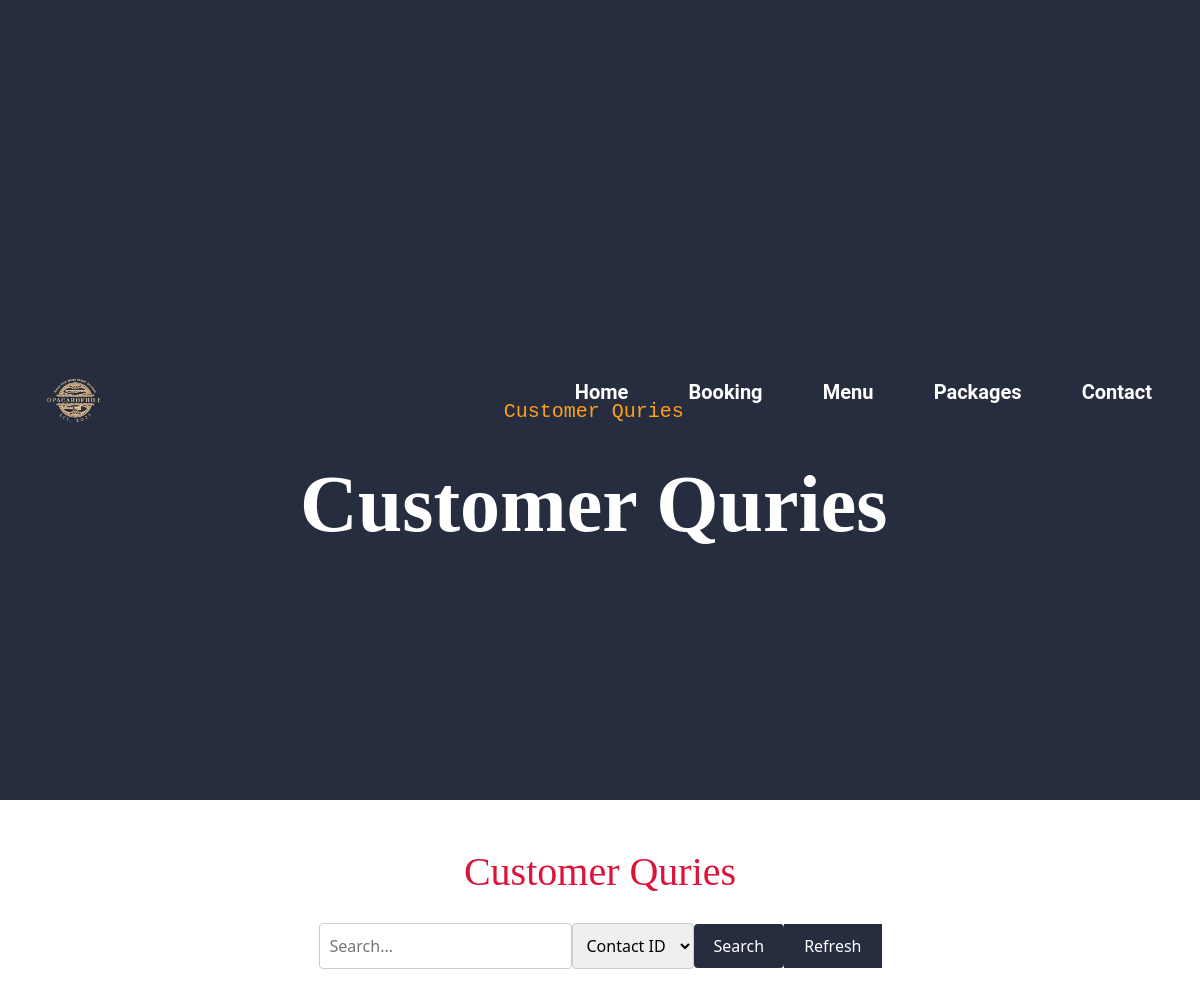
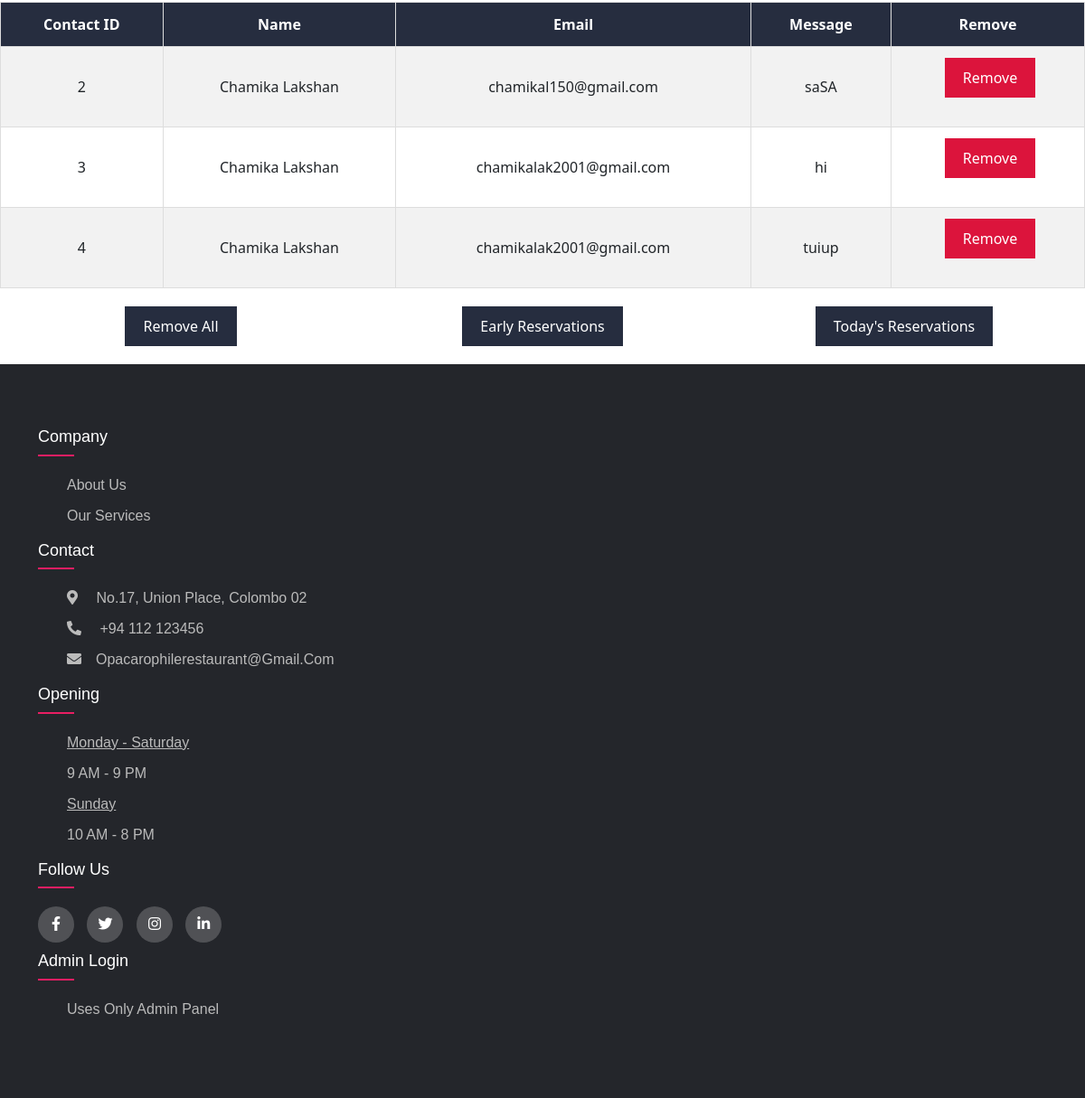
Screenshot of /contact_fetch.php with the database file from the repository (2 pictures, top to bottom).
### tables this page shows
CREATE TABLE `submissions` (
  `contact_id` int(11) NOT NULL,
  `name` varchar(255) NOT NULL,
  `email` varchar(255) NOT NULL,
  `message` text NOT NULL,
  `created_at` timestamp NOT NULL DEFAULT current_timestamp()
);

### contact_fetch.php (the view, shortened to what this page needs)
<?php
$servername = "localhost";
$username = "root";
$password = "";
$dbname = "book";
$conn = new mysqli($servername, $username, $password, $dbname);
$sql = "SELECT * FROM submissions";
$result = $conn->query($sql);
$searchResults = array();
?>
<!DOCTYPE html>
<html lang="en">
<head>
    <link rel="stylesheet" href="css/today.css">
    <link rel="stylesheet" href="https://stackpath.bootstrapcdn.com/bootstrap/5.3.0/css/bootstrap.min.css">
    <link rel="stylesheet" type="text/css" href="https://cdnjs.cloudflare.com/ajax/libs/font-awesome/5.15.1/css/all.min.css">
</head>
<body>
    <div class="wrappers">
        <div class="main-container">
            <div class="overlay"></div>
        </div>
        <div class="navbar">
            <img class="logo" src="images/logo.png">
            <ul>
                <li><a  href="index.php">Home</a></li>
                <li><a href="bookingnew.php">Booking</a></li>
                <li><a href="menu.php">Menu</a></li>
                <li><a href="packages.php">Packages</a></li>
                <li><a href="contact.php">Contact</a></li>
            </ul>
            <div class="al">
                <h4 class="ph4">Customer Quries</h4>
                <br>
                <h1>Customer Quries</h1>
            </div>
        </div>
    </div>
    <br><br>
    <h1 class="mh1">Customer Quries</h1>
    <form class="search-form" method='post' action='<?php echo $_SERVER['PHP_SELF']; ?>'>
        <input type='text' name='search_key' placeholder='Search...'>
        <select name='search_column'>
            <option value='contact_id'>Contact ID</option>
        </select>
        <div class="button-container">
                    <button type="submit" name="search" class="searchb">Search</button>
                </form>
                <form class="refresh-form" action="<?php echo $_SERVER['PHP_SELF']; ?>" method="post">
                    <button type="submit" name="refresh">Refresh</button>
                </form>
    <?php
    if (!empty($searchResults) || $result->num_rows > 0) {
        echo "<table class='reservation-table'>";
        echo "<tr class='table-header'><th>Contact ID</th><th>Name</th><th>Email</th><th>Message</th><th>Remove</th></tr>";
        $dataToShow = !empty($searchResults) ? $searchResults : $result;
        foreach ($dataToShow as $row) {
            echo "<tr class='table-row'>";
            echo "<td>" . $row["contact_id"] . "</td>";
            echo "<td>" . $row["name"] . "</td>";
            echo "<td>" . $row["email"] . "</td>";
            echo "<td>" . $row["message"] . "</td>";
            echo "<td><form method='post' action='" . $_SERVER['PHP_SELF'] . "'><input type='hidden' name='remove_id' value='" . $row["contact_id"] . "'><button class='remove-btn' type='submit'>Remove</button></form></td>";
            echo "</tr>";
        }
        echo "</table>";
    } else if ($result->num_rows > 0) {
        echo "<table class='reservation-table>";
        echo "<tr><th>Contact ID</th><th>Name</th><th>Email</th><th>Message</th><th>Remove</th></tr>";
        while ($row = $result->fetch_assoc()) {
            echo "<tr>";
            echo "<td>" . $row["contact_id"] . "</td>";
            echo "<td>" . $row["name"] . "</td>";
            echo "<td>" . $row["email"] . "</td>";
            echo "<td>" . $row["message"] . "</td>";
            echo "<td><form method='post' action='" . $_SERVER['PHP_SELF'] . "'><input type='hidden' name='remove_id' value='" . $row["contact_id"] . "'><button type='submit'>Remove</button></form></td>";
            echo "</tr>";
        }
        echo "</table>";
    } else {
        echo "No data found.";
    }
    ?>
    <div class="button-container">
        <form class="remove-all-form" method='post' action='<?php echo $_SERVER['PHP_SELF']; ?>'>
            <button class="action-btn" type='submit' name='remove_all'>Remove All</button>
        </form>
        <form class="previous-reservations-form" method='post' action='fetch.php'>
            <button class="action-btn" type='submit' name='previous_reservations'>Early Reservations</button>
        </form>
        <form class="today-reservations-form" method='post' action='today.php'>
            <button class="action-btn" type='submit' name='today_reservations'>Today's Reservations</button>
        </form>
    </div>
    <footer class="footer">
        <div class="container">
            <div class="row">
                <div class="footer-col">
                    <h4>company</h4>
                    <ul>
                        <li><a href="aboutus.php">about us</a></li>
                        <li><a href="index.php#services">our services</a></li>
                    </ul>
                </div>
                <div class="footer-col">
                    <h4>Contact</h4>
                    <ul>
                    <li><a href="https://maps.app.goo.gl/sDskgv8TrvkfiXcEA"><i class="fa fa-map-marker-alt me-3"></i> No.17, Union Place, Colombo 02</a></li>
                        <li><a href="#"><i class="fa fa-phone-alt me-3"></i> +94 112 123456</a></li>
                        <li><a href="mailto:opacarophilerestaurant@gmail.com"><i class="fa fa-envelope me-3"></i>opacarophilerestaurant@gmail.com</a></li>
                    </ul>
                </div>
                <div class="footer-col">
                    <h4>Opening</h4>
                    <ul>
                        <li><a href="#"><u>Monday - Saturday</u></a></li>
                        <li><a href="#">9 AM - 9 PM</a></li>
                        <li><a href="#"><u>Sunday</u></a></li>
                        <li><a href="#">10 AM - 8 PM</a></li>
                    </ul>
                </div>
                <div class="footer-col">
                    <h4>follow us</h4>
                    <div class="social-links">
                        <a href="#"><i class="fab fa-facebook-f"></i></a>
                        <a href="#"><i class="fab fa-twitter"></i></a>
                        <a href="#"><i class="fab fa-instagram"></i></a>
                        <a href="#"><i class="fab fa-linkedin-in"></i></a>
                    </div>
                    <h4>Admin Login</h4>
                    <ul>
                        <li><a href="login.php">Uses Only Admin Panel</a></li>
                    </ul>
                </div>
            </div>
        </div>
    </footer>
</body>
</html>

### css/today.css (style rules this page uses)
* { margin: 0; padding: 0; }
body { overflow-x: hidden; margin-right: 0; }
.wrappers { width: 100%; height: 100vh; background-size: cover; display: flex; color: #fff; background-position: center; background-repeat: no-repeat; position: relative; }
.overlay { position: absolute; top: 0; left: 0; width: 100%; height: 100%; background-color: rgba(15, 23, 43, .9); z-index: 0; }
.navbar { position: absolute; height: 80px; width: 100%; top: 0; left: 0; padding: 10px 10px; align-items: center; width: 100%; height: 100vh; }
.navbar .logo { width: 150px; height: auto; padding: 0px 35px; }
.navbar ul { float: right; margin-right: 20px; }
.navbar ul li { list-style: none; margin: 0 8px; display: inline-block; line-height: 80px; }
.navbar ul li a { font-size: 20px; font-family: 'Roboto', sans-serif; color: white; padding: 6px 20px; text-decoration:none; font-weight:bold; transition:0.4s ease-in-out; }
.al { height: 100px; padding: 120px 300px; position: absolute; }
.ph4 { color: #fea116; font-family: 'Courier New', Courier, monospace; text-align: center; font-size: 20px; }
.al h1 { font-size: 80px; color: #fff; font-weight: 600; font-family: 'Lucida Sans', 'Lucida Sans Regular', 'Lucida Grande'; font-style: bold; }
.mh1 { text-align: center; font-family: comic sans-serif; color: crimson; }
form { margin-bottom: 20px; text-align: center; }
.search-form, .refresh-form, .remove-all-form, .previous-reservations-form, .today-reservations-form { display: flex; align-items: center; justify-content: center; text-align: left; }
input, select, button { padding: 10px; margin-right: 10px; border: 1px solid #ccc; border-radius: 4px; }
.searchb { cursor: pointer; background-color: rgba(15, 23, 43, .9); color: #fff; border: none; border-radius: 4px; padding: 5px 20px; transition: background-color 0.3s; margin-bottom: 20px; }
button { cursor: pointer; background-color: rgba(15, 23, 43, .9); color: #fff; border: none; border-radius: 4px; padding: 10px 20px; transition: background-color 0.3s; }
.remove-btn { background-color: crimson; margin-left: 5px; }
.reservation-table { width: 100%; border-collapse: collapse; margin-top: 20px; align-items: center; }
.reservation-table th, .reservation-table td { padding: 12px; border: 1px solid #ddd; text-align: center; }
.reservation-table th { background-color: rgba(15, 23, 43, .9); color: #fff; }
.reservation-table tr:nth-child(even) { background-color: #f2f2f2; }
.reservation-table tr:nth-child(odd) { background-color: #ffffff; }
.button-container { display: flex; justify-content: space-between; margin-top: 20px; }
.remove-all-form, .previous-reservations-form, .today-reservations-form { flex: 1; }
.container { max-width: 1170px; margin:auto; font-family: 'Poppins', sans-serif; line-height: 1.5; }
.row { display: flex; flex-wrap: wrap; }
ul { list-style: none; }
.footer { background-color: #24262b; padding: 70px 0; }
.footer-col { width: 24%; padding: 0 5px; }
.footer-col h4 { font-size: 18px; color: #ffffff; text-transform: capitalize; margin-bottom: 30px; font-weight: 500; position: relative; }
.footer-col h4::before { content: ''; position: absolute; left:0; bottom: -10px; background-color: #e91e63; height: 2px; box-sizing: border-box; width: 40px; }
.footer-col ul li:not(:last-child) { margin-bottom: 10px; }
.footer-col ul li a { font-size: 16px; text-transform: capitalize; color: #ffffff; text-decoration: none; font-weight: 300; color: #bbbbbb; display: block; transition: all 0.3s ease; }
.footer-col .social-links a { display: inline-block; height: 40px; width: 40px; background-color: rgba(255,255,255,0.2); margin:0 10px 10px 0; text-align: center; line-height: 40px; border-radius: 50%; color: #ffffff; transition: all 0.5s ease; }

### rows the page displays
submissions: contact_id "2", name "Chamika Lakshan", email "chamikal150@gmail.com", message "saSA"
submissions: contact_id "3", name "Chamika Lakshan", email "chamikalak2001@gmail.com", message "hi"
submissions: contact_id "4", name "Chamika Lakshan", email "chamikalak2001@gmail.com", message "tuiup"
